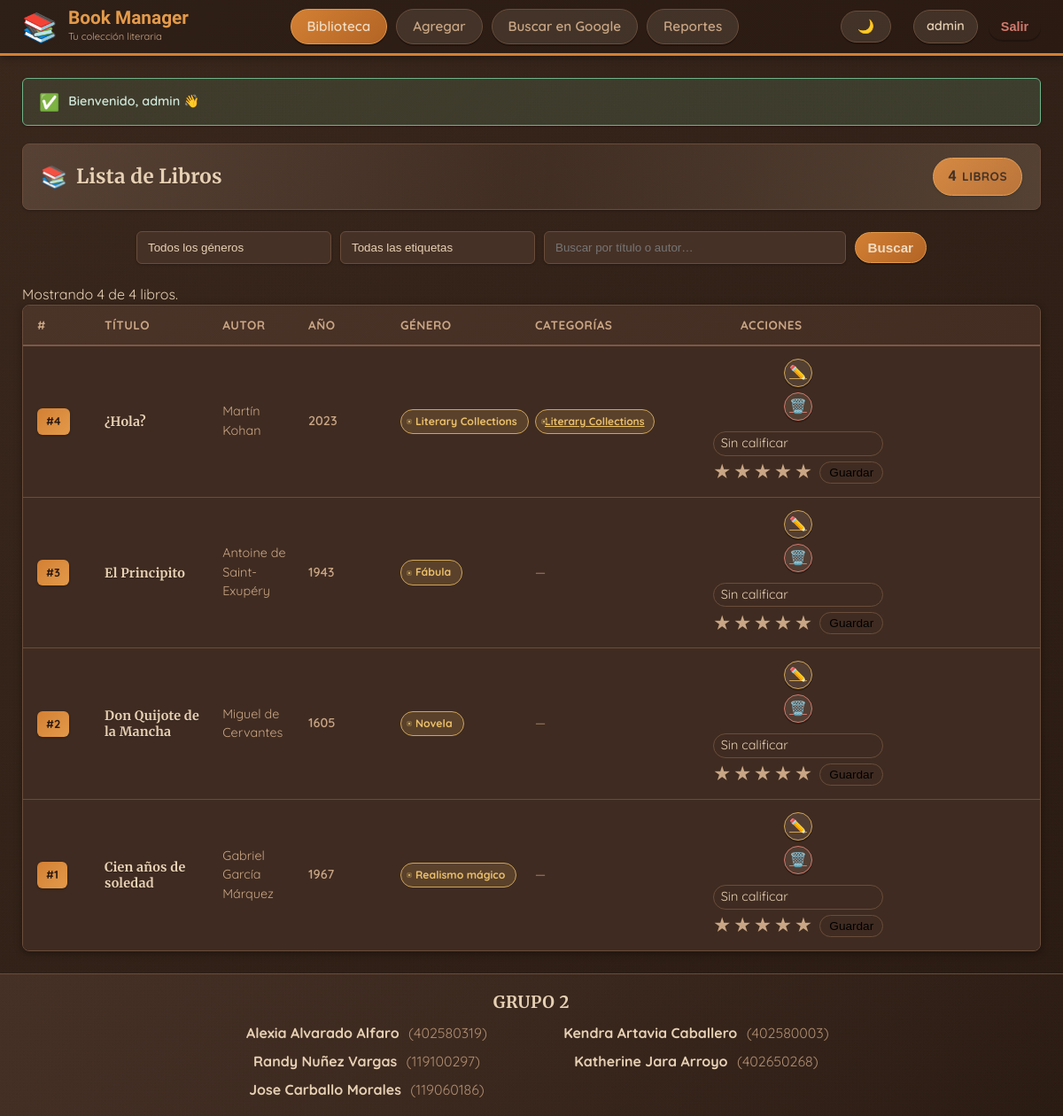
/index.php (signed in), run on the app's committed database.
### tables this page shows
CREATE TABLE books (
  id         INTEGER PRIMARY KEY AUTOINCREMENT,
  title      TEXT NOT NULL,
  author     TEXT NOT NULL,
  year       INTEGER,
  genre      TEXT,
  created_at TEXT NOT NULL DEFAULT (datetime('now'))
);

### index.php (the view, shortened to what this page needs)
<?php
function h($s){ return htmlspecialchars((string)$s, ENT_QUOTES, 'UTF-8'); }
$pdo = null;
try {
  require_once __DIR__ . '/config/database.php';
  $pdo->setAttribute(PDO::ATTR_ERRMODE, PDO::ERRMODE_EXCEPTION);
} catch (Throwable $e) {
  redirect('install.php');
}
try {
  $pdo->exec("
    CREATE TABLE IF NOT EXISTS ratings (
      user_id    INTEGER NOT NULL,
      book_id    INTEGER NOT NULL,
      stars      INTEGER NOT NULL CHECK (stars BETWEEN 1 AND 5),
      created_at TEXT NOT NULL DEFAULT (datetime('now')),
      updated_at TEXT NOT NULL DEFAULT (datetime('now')),
      PRIMARY KEY (user_id, book_id),
      FOREIGN KEY (user_id) REFERENCES users(id) ON DELETE CASCADE,
      FOREIGN KEY (book_id) REFERENCES books(id) ON DELETE CASCADE
    );
    CREATE INDEX IF NOT EXISTS idx_ratings_book ON ratings(book_id);
    CREATE INDEX IF NOT EXISTS idx_ratings_user ON ratings(user_id);
  ");
} catch (Throwable $e) {
}
function getBookCategoryNames(PDO $pdo, int $bookId): array {
  try {
    $hasCats = (bool)$pdo->query("SELECT name FROM sqlite_master WHERE type='table' AND name='categories'")->fetchColumn();
    $hasBC   = (bool)$pdo->query("SELECT name FROM sqlite_master WHERE type='table' AND name='book_category'")->fetchColumn();
    $q = $pdo->prepare("
      SELECT c.name
      FROM categories c
      JOIN book_category bc ON bc.category_id = c.id
      WHERE bc.book_id = :b
      ORDER BY LOWER(c.name)
    ");
    $q->execute([':b' => $bookId]);
    return $q->fetchAll(PDO::FETCH_COLUMN) ?: [];
  } catch (Throwable $e) {
    return [];
  }
}
function getBookRatingStats(PDO $pdo, int $bookId): array {
  try {
    $q = $pdo->prepare("SELECT AVG(stars) AS avg, COUNT(*) AS cnt FROM ratings WHERE book_id = :b");
    $q->execute([':b'=>$bookId]);
    $r = $q->fetch(PDO::FETCH_ASSOC) ?: ['avg'=>null,'cnt'=>0];
    $avg = is_null($r['avg']) ? null : round((float)$r['avg'], 1);
    return ['avg'=>$avg, 'cnt'=>(int)($r['cnt'] ?? 0)];
  } catch(Throwable $e){ return ['avg'=>null,'cnt'=>0]; }
}
function getUserRating(PDO $pdo, int $userId, int $bookId): ?int {
  try {
    $q = $pdo->prepare("SELECT stars FROM ratings WHERE user_id = :u AND book_id = :b LIMIT 1");
    $q->execute([':u'=>$userId, ':b'=>$bookId]);
    $v = $q->fetchColumn();
    return $v === false ? null : (int)$v;
  } catch(Throwable $e){ return null; }
}
function renderStarsForm(int $bookId, ?int $userStars, string $qsBack, string $csrf): string {
  $out  = '<form method="post" action="rate.php" class="stars-form" style="display:inline-block">';
  $out .= '<input type="hidden" name="csrf" value="'.htmlspecialchars($csrf,ENT_QUOTES,'UTF-8').'">';
  $out .= '<input type="hidden" name="book_id" value="'.$bookId.'">';
  $out .= '<input type="hidden" name="back" value="index.php'.$qsBack.'">';
  $out .= '<div class="stars" role="radiogroup" aria-label="Calificar este libro">';
  for ($i=1; $i<=5; $i++){
    $id = "b{$bookId}_s{$i}";
    $checked = ($userStars === $i) ? ' checked' : '';
    $out .= '<input type="radio" id="'.$id.'" name="stars" value="'.$i.'"'.$checked.'>';
    $out .= '<label for="'.$id.'" title="'.$i.' estrellas">★</label>';
  }
  $out .= '<button type="submit" class="btn-rate" style="margin-left:6px;">Guardar</button>';
  $out .= '</div></form>';
  return $out;
}
$q      = isset($_GET['q'])     ? trim((string)$_GET['q'])     : '';
$page    = max(1, (int)($_GET['page'] ?? 1));
$perPage = 10;
$offset  = ($page - 1) * $perPage;
try {
  $allCats = $pdo->query("SELECT id, name FROM categories ORDER BY LOWER(name)")
                 ->fetchAll(PDO::FETCH_ASSOC);
} catch (Throwable $e) { $allCats = []; }
$catIdByName = [];
foreach ($allCats as $c) { $catIdByName[mb_strtolower((string)$c['name'])] = (int)$c['id']; }
try {
  $where  = [];
  $join = '';
  $whereSql = empty($where) ? '' : ('WHERE ' . implode(' AND ', $where));
  $sqlCount  = "SELECT COUNT(DISTINCT books.id) FROM books {$join} {$whereSql}";
  $stmtCount = $pdo->prepare($sqlCount);
  $stmtCount->execute();
  $total = (int)$stmtCount->fetchColumn();
  $sql = "
    SELECT DISTINCT books.id, title, author, year, genre, created_at
    FROM books
    {$join}
    {$whereSql}
    ORDER BY books.id DESC
    LIMIT :limit OFFSET :offset
  ";
  $stmt = $pdo->prepare($sql);
  $stmt->bindValue(':limit',  $perPage, PDO::PARAM_INT);
  $stmt->bindValue(':offset', $offset,  PDO::PARAM_INT);
  $stmt->execute();
  $books = $stmt->fetchAll(PDO::FETCH_ASSOC);
} catch (Throwable $e) {
  $total = 0; $books = [];
}
$qsParts = [];
$qs = empty($qsParts) ? '' : '&' . implode('&', $qsParts);
$message      = $_SESSION['flash']      ?? '';
$message_type = $_SESSION['flash_type'] ?? 'success';
?>
<!DOCTYPE html>
<html lang="es">
<head>
  <link rel="stylesheet" href="assets/css/style.css" />
</head>
<body>
  <nav class="top-navbar">
    <div class="navbar-container">
      <div class="navbar-brand">
        <span class="brand-icon">📚</span>
        <div class="brand-text">
          <h1>Book Manager</h1>
          <span class="brand-subtitle">Tu colección literaria</span>
        </div>
      </div>
      <div class="navbar-menu">
        <a href="index.php" class="menu-item active"><span>Biblioteca</span></a>
        <a href="add.php" class="menu-item"><span>Agregar</span></a>
		<a class="menu-item" href="add_from_google.php">Buscar en Google</a>
        <a href="reports.php" class="menu-item"><span>Reportes</span></a>
      </div>
      <button id="themeToggle" class="menu-item" type="button" title="Cambiar tema">
        <span id="themeIcon">🌙</span>
      </button>
      <div class="navbar-user">
        <div class="user-name"><span><?= h($_SESSION['username'] ?? 'usuario') ?></span></div>
        <form action="logout.php" method="post" style="display:inline">
          <button type="submit" class="logout-link" style="background:none;border:none;cursor:pointer">Salir</button>
        </form>
      </div>
    </div>
  </nav>
  <div class="container">
    <?php if (!empty($message)): ?>
      <div class="alert alert-<?= h($message_type) ?>">
        <span class="alert-icon"><?= $message_type === 'success' ? '✅' : '⚠️' ?></span>
        <span><?= h($message) ?></span>
      </div>
    <?php endif; ?>
    <div class="page-header-bar">
      <div class="header-title">
        <span class="title-icon">📚</span>
        <h2>Lista de Libros</h2>
      </div>
      <div class="counter-compact">
        <span class="count-num"><?= (int)$total ?></span> <?= $q === '' ? 'libros' : 'resultado(s)' ?>
      </div>
    </div>
    <form class="search-bar" method="get" action="index.php" role="search" aria-label="Buscar libros por título o autor">
      <select name="genre" aria-label="Filtrar por género" onchange="this.form.submit()">
        <option value="">Todos los géneros</option>
      </select>
      <select name="cat" aria-label="Filtrar por categoría" onchange="this.form.submit()">
        <option value="0">Todas las etiquetas</option>
      </select>
      <input type="text" name="q" value="<?= h($q) ?>" placeholder="Buscar por título o autor…" />
      <button type="submit" class="menu-item active">Buscar</button>
    </form>
    <div class="result-meta">
      <?php if ($q !== ''): ?>
        Búsqueda: <strong><?= h($q) ?></strong> — <?= (int)$total ?> resultado(s).
      <?php else: ?>
        Mostrando <?= count($books) ?> de <?= (int)$total ?> libros.
      <?php endif; ?>
    </div>
    <?php if (empty($books)): ?>
      <div class="empty-state">
        <div class="empty-icon">📚</div>
        <h3>No hay libros <?= $q !== '' ? 'que coincidan con tu búsqueda' : 'registrados' ?></h3>
        <p><?= $q !== '' ? 'Intenta con otro término o usa palabras clave parciales.' : 'Comienza agregando tu primer libro favorito.' ?></p>
        <a href="add.php" class="btn-add-book">➕ Agregar Libro</a>
      </div>
    <?php else: ?>
      <div class="books-table">
        <div class="table-header">
          <div class="th th-id">#</div>
          <div class="th th-title">Título</div>
          <div class="th th-author">Autor</div>
          <div class="th th-year">Año</div>
          <div class="th th-genre">Género</div>
          <div class="th th-category">Categorías</div>
          <div class="th th-actions">Acciones</div>
        </div>
        <div class="table-body">
        <?php foreach ($books as $book): ?>
          <div class="table-row">
            <div class="td td-id"><span class="book-number">#<?= h($book['id']) ?></span></div>
            <div class="td td-title">
              <div class="title-with-icon"><span class="book-title"><?= h($book['title']) ?></span></div>
            </div>
            <div class="td td-author"><?= h($book['author']) ?></div>
            <div class="td td-year"><?= h((string)($book['year'] ?? '')) ?></div>
            <div class="td td-genre">
              <?php if (!empty($book['genre'])): ?>
                <span class="genre-tag"><?= h($book['genre']) ?></span>
              <?php else: ?>
                <span class="text-muted">-</span>
              <?php endif; ?>
            </div>
            <div class="td td-category">
              <?php
                $catNames = getBookCategoryNames($pdo, (int)$book['id']);
                if (!empty($catNames)):
              ?>
                <div class="tags" style="display:flex;gap:6px;flex-wrap:wrap;">
                  <?php foreach ($catNames as $nm):
                    $cid = $catIdByName[mb_strtolower((string)$nm)] ?? 0; ?>
                    <?php if ($cid > 0): ?>
                      <a class="genre-tag" href="index.php?cat=<?= $cid ?>"><?= h($nm) ?></a>
                    <?php else: ?>
                      <span class="genre-tag"><?= h($nm) ?></span>
                    <?php endif; ?>
                  <?php endforeach; ?>
                </div>
              <?php else: ?>
                <span class="text-muted">—</span>
              <?php endif; ?>
            </div>
            <div class="td td-actions">
              <a class="btn-icon btn-edit" href="edit.php?id=<?= h($book['id']) ?>" title="Editar">✏️</a>
              <a class="btn-icon btn-delete" href="delete.php?id=<?= h($book['id']) ?>" title="Eliminar">🗑️</a>
              <?php
                $stats = getBookRatingStats($pdo, (int)$book['id']);
                $my    = getUserRating($pdo, (int)$_SESSION['user_id'], (int)$book['id']);
                $qsBack = '?page='.$page.$qs;
              ?>
              <div style="display:flex; flex-direction:column; gap:6px; margin-top:6px;">
                <span class="rating-badge" title="Promedio y cantidad de calificaciones">
                  <?= is_null($stats['avg']) ? 'Sin calificar' : ('★ '.h((string)$stats['avg']).' ('.(int)$stats['cnt'].')') ?>
                </span>
                <?= renderStarsForm((int)$book['id'], $my, $qsBack, (string)($_SESSION['csrf'] ?? '')) ?>
              </div>
            </div>
          </div>
        <?php endforeach; ?>
        </div>
      </div>
    <?php endif; ?>
  </div>
  <footer class="site-footer">
    <h3 class="footer-title">Grupo 2</h3>
    <ul class="footer-grid">
      <li><span class="name">Alexia Alvarado Alfaro</span> <span class="id">(402580319)</span></li>
      <li><span class="name">Kendra Artavia Caballero</span> <span class="id">(402580003)</span></li>
      <li><span class="name">Randy Nuñez Vargas</span> <span class="id">(119100297)</span></li>
      <li><span class="name">Katherine Jara Arroyo</span> <span class="id">(402650268)</span></li>
      <li><span class="name">Jose Carballo Morales</span> <span class="id">(119060186)</span></li>
    </ul>
  </footer>
</body>
</html>

### index.php (style rules this page uses)
.books-table .table-header, .books-table .table-row { display: grid; grid-template-columns: 64px 2fr 1.4fr 92px 140px 220px 130px 180px; align-items: center; gap: 12px; overflow: visible; }
.th-category, .td-category { white-space: normal; }
.td-category .genre-tag { font-size: 12px; padding: 4px 10px; border-radius: 999px; display: inline-block; }
.td-id { text-align: center; }
.td-year { text-align: right; }
.td-actions { display:flex; flex-direction:column; gap:6px; justify-content:flex-start; overflow: visible; }
.stars-form .stars { display:inline-flex; align-items:center; gap:2px; flex-wrap:nowrap; }
.stars-form label { cursor:pointer; font-size:20px; line-height:1; user-select:none; }
.stars-form .btn-rate { padding:4px 10px; border:1px solid var(--border); border-radius:999px; background:var(--bg-table-row); cursor:pointer; font-size:.85rem; }
.rating-badge { display:inline-block; font-size:.9rem; padding:2px 8px; border-radius:999px; background:var(--bg-table-row); border:1px solid var(--border); }

### data on the page
books: id "4", title "¿Hola?", author "Martín Kohan", year "2023", genre "Literary Collections", nm "Literary Collections", shows "Sin calificar"
books: id "3", title "El Principito", author "Antoine de Saint-Exupéry", year "1943", genre "Fábula", shows "Sin calificar"
books: id "2", title "Don Quijote de la Mancha", author "Miguel de Cervantes", year "1605", genre "Novela", shows "Sin calificar"
books: id "1", title "Cien años de soledad", author "Gabriel García Márquez", year "1967", genre "Realismo mágico", shows "Sin calificar"

### other printed values
$_SESSION['username'] "admin"
$message "Bienvenido, admin 👋"
$total "4"
count($books) "4"
